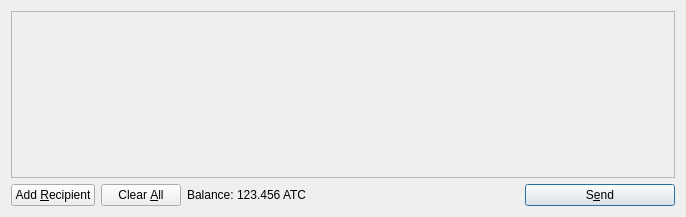
<?xml version="1.0" encoding="UTF-8"?>
<ui version="4.0">
 <class>SendCoinsDialog</class>
 <widget class="QDialog" name="SendCoinsDialog">
  <property name="geometry">
   <rect>
    <x>0</x>
    <y>0</y>
    <width>686</width>
    <height>217</height>
   </rect>
  </property>
  <property name="windowTitle">
   <string>Send Coins</string>
  </property>
  <layout class="QVBoxLayout" name="verticalLayout">
   <item>
    <widget class="QScrollArea" name="scrollArea">
     <property name="widgetResizable">
      <bool>true</bool>
     </property>
     <widget class="QWidget" name="scrollAreaWidgetContents">
      <property name="geometry">
       <rect>
        <x>0</x>
        <y>0</y>
        <width>666</width>
        <height>165</height>
       </rect>
      </property>
      <layout class="QVBoxLayout" name="verticalLayout_2">
       <property name="margin">
        <number>0</number>
       </property>
       <item>
        <layout class="QVBoxLayout" name="entries">
         <property name="spacing">
          <number>6</number>
         </property>
        </layout>
       </item>
       <item>
        <spacer name="verticalSpacer">
         <property name="orientation">
          <enum>Qt::Vertical</enum>
         </property>
         <property name="sizeHint" stdset="0">
          <size>
           <width>20</width>
           <height>40</height>
          </size>
         </property>
        </spacer>
       </item>
      </layout>
     </widget>
    </widget>
   </item>
   <item>
    <layout class="QHBoxLayout" name="horizontalLayout">
     <item>
      <widget class="QPushButton" name="addButton">
       <property name="toolTip">
        <string>Send to multiple recipients at once</string>
       </property>
       <property name="text">
        <string>Add &amp;Recipient</string>
       </property>
       <property name="icon">
        <iconset resource="../bitcoin.qrc">
         <normaloff>:/icons/add</normaloff>:/icons/add</iconset>
       </property>
       <property name="autoDefault">
        <bool>false</bool>
       </property>
      </widget>
     </item>
     <item>
      <widget class="QPushButton" name="clearButton">
       <property name="sizePolicy">
        <sizepolicy hsizetype="Minimum" vsizetype="Fixed">
         <horstretch>0</horstretch>
         <verstretch>0</verstretch>
        </sizepolicy>
       </property>
       <property name="toolTip">
        <string>Remove all transaction fields</string>
       </property>
       <property name="text">
        <string>Clear &amp;All</string>
       </property>
       <property name="icon">
        <iconset resource="../bitcoin.qrc">
         <normaloff>:/icons/remove</normaloff>:/icons/remove</iconset>
       </property>
       <property name="autoRepeatDelay">
        <number>300</number>
       </property>
       <property name="autoDefault">
        <bool>false</bool>
       </property>
      </widget>
     </item>
     <item>
      <layout class="QHBoxLayout" name="horizontalLayout_2">
       <property name="spacing">
        <number>3</number>
       </property>
       <item>
        <widget class="QLabel" name="label">
         <property name="text">
          <string>Balance:</string>
         </property>
        </widget>
       </item>
       <item>
        <widget class="QLabel" name="labelBalance">
         <property name="cursor">
          <cursorShape>IBeamCursor</cursorShape>
         </property>
         <property name="text">
          <string>123.456 ATC</string>
         </property>
         <property name="textInteractionFlags">
          <set>Qt::LinksAccessibleByMouse|Qt::TextSelectableByKeyboard|Qt::TextSelectableByMouse</set>
         </property>
        </widget>
       </item>
      </layout>
     </item>
     <item>
      <spacer name="horizontalSpacer">
       <property name="orientation">
        <enum>Qt::Horizontal</enum>
       </property>
       <property name="sizeHint" stdset="0">
        <size>
         <width>40</width>
         <height>20</height>
        </size>
       </property>
      </spacer>
     </item>
     <item>
      <widget class="QPushButton" name="sendButton">
       <property name="minimumSize">
        <size>
         <width>150</width>
         <height>0</height>
        </size>
       </property>
       <property name="toolTip">
        <string>Confirm the send action</string>
       </property>
       <property name="text">
        <string>S&amp;end</string>
       </property>
       <property name="icon">
        <iconset resource="../bitcoin.qrc">
         <normaloff>:/icons/send</normaloff>:/icons/send</iconset>
       </property>
       <property name="default">
        <bool>true</bool>
       </property>
      </widget>
     </item>
    </layout>
   </item>
  </layout>
 </widget>
 <resources>
  <include location="../bitcoin.qrc"/>
 </resources>
 <connections/>
</ui>
